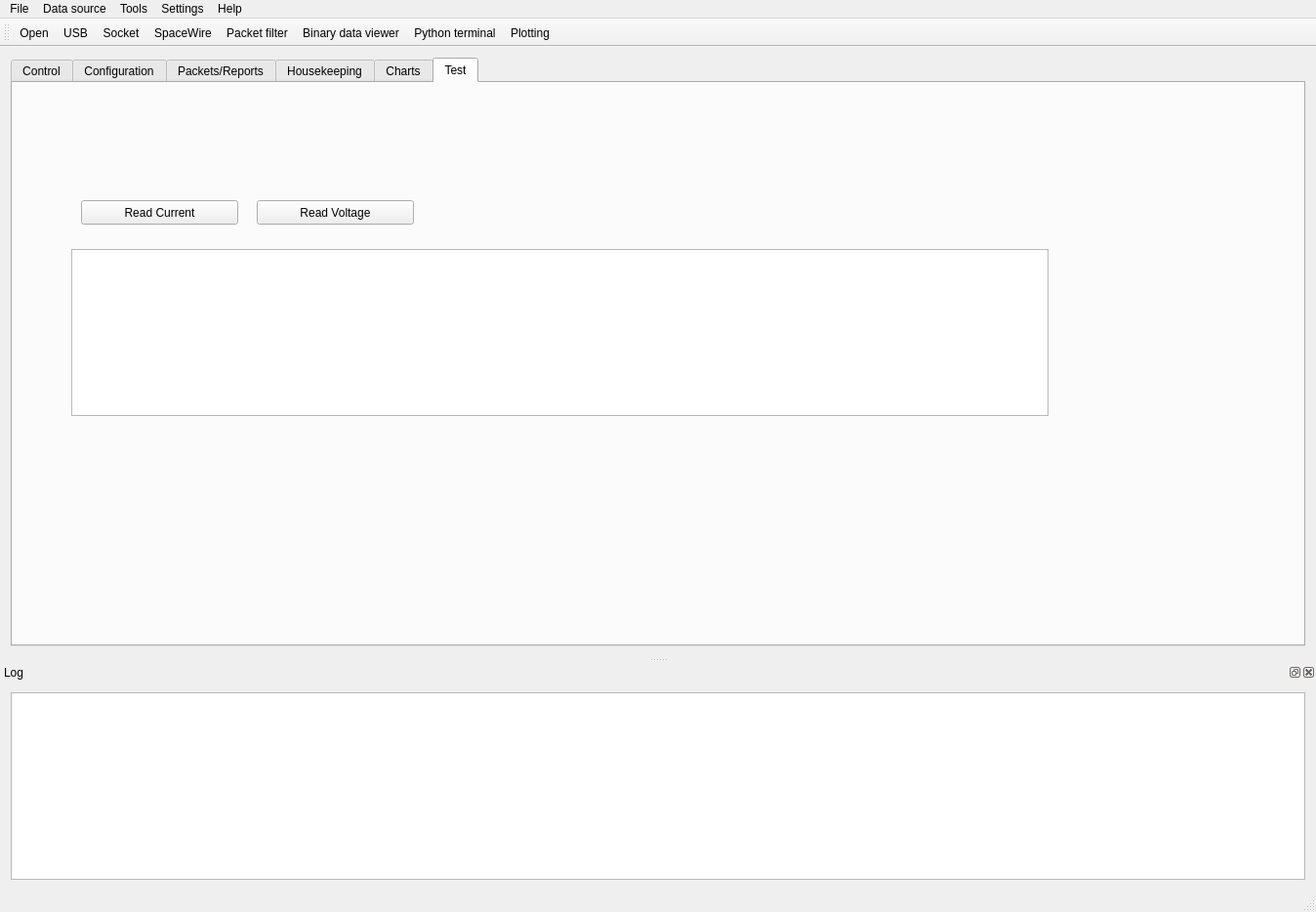
<?xml version="1.0" encoding="UTF-8"?>
<ui version="4.0">
 <class>MainWindow</class>
 <widget class="QMainWindow" name="MainWindow">
  <property name="geometry">
   <rect>
    <x>0</x>
    <y>0</y>
    <width>1348</width>
    <height>934</height>
   </rect>
  </property>
  <property name="windowTitle">
   <string>MainWindow</string>
  </property>
  <widget class="QWidget" name="centralWidget">
   <layout class="QVBoxLayout" name="verticalLayout">
    <item>
     <widget class="QTabWidget" name="Connection">
      <property name="currentIndex">
       <number>5</number>
      </property>
      <widget class="QWidget" name="tab">
       <attribute name="title">
        <string>Control</string>
       </attribute>
       <widget class="QWidget" name="">
        <property name="geometry">
         <rect>
          <x>20</x>
          <y>30</y>
          <width>521</width>
          <height>31</height>
         </rect>
        </property>
        <layout class="QHBoxLayout" name="horizontalLayout">
         <item>
          <widget class="QLabel" name="label">
           <property name="text">
            <string>Host</string>
           </property>
          </widget>
         </item>
         <item>
          <widget class="QLineEdit" name="host">
           <property name="text">
            <string>192.168.1.136</string>
           </property>
          </widget>
         </item>
         <item>
          <widget class="QLabel" name="label_2">
           <property name="text">
            <string>Port</string>
           </property>
          </widget>
         </item>
         <item>
          <widget class="QSpinBox" name="port">
           <property name="minimumSize">
            <size>
             <width>100</width>
             <height>0</height>
            </size>
           </property>
           <property name="maximum">
            <number>65535</number>
           </property>
          </widget>
         </item>
         <item>
          <widget class="QPushButton" name="connect">
           <property name="text">
            <string>connect</string>
           </property>
          </widget>
         </item>
        </layout>
       </widget>
      </widget>
      <widget class="QWidget" name="tab_3">
       <attribute name="title">
        <string>Configuration</string>
       </attribute>
      </widget>
      <widget class="QWidget" name="tab_6">
       <attribute name="title">
        <string>Packets/Reports</string>
       </attribute>
      </widget>
      <widget class="QWidget" name="tab_5">
       <attribute name="title">
        <string>Housekeeping</string>
       </attribute>
      </widget>
      <widget class="QWidget" name="tab_4">
       <attribute name="title">
        <string>Charts</string>
       </attribute>
      </widget>
      <widget class="QWidget" name="tab_2">
       <attribute name="title">
        <string>Test</string>
       </attribute>
       <widget class="QPlainTextEdit" name="testOutput">
        <property name="geometry">
         <rect>
          <x>60</x>
          <y>170</y>
          <width>1001</width>
          <height>171</height>
         </rect>
        </property>
       </widget>
       <widget class="QPushButton" name="readCurrent">
        <property name="geometry">
         <rect>
          <x>70</x>
          <y>120</y>
          <width>161</width>
          <height>25</height>
         </rect>
        </property>
        <property name="text">
         <string>Read Current</string>
        </property>
       </widget>
       <widget class="QPushButton" name="readVoltage">
        <property name="geometry">
         <rect>
          <x>250</x>
          <y>120</y>
          <width>161</width>
          <height>25</height>
         </rect>
        </property>
        <property name="text">
         <string>Read Voltage</string>
        </property>
       </widget>
      </widget>
     </widget>
    </item>
   </layout>
  </widget>
  <widget class="QMenuBar" name="menuBar">
   <property name="geometry">
    <rect>
     <x>0</x>
     <y>0</y>
     <width>1348</width>
     <height>22</height>
    </rect>
   </property>
   <widget class="QMenu" name="menuFile">
    <property name="title">
     <string>File</string>
    </property>
    <addaction name="actionOpen"/>
    <addaction name="actionSave"/>
    <addaction name="actionLoad_IDB"/>
    <addaction name="actionExit"/>
   </widget>
   <widget class="QMenu" name="menuData_source">
    <property name="title">
     <string>Data source</string>
    </property>
    <addaction name="actionUSB"/>
    <addaction name="actionSocket"/>
    <addaction name="actionSpaceWire"/>
   </widget>
   <widget class="QMenu" name="menuHelp">
    <property name="title">
     <string>Help</string>
    </property>
   </widget>
   <widget class="QMenu" name="menuTools">
    <property name="title">
     <string>Tools</string>
    </property>
    <addaction name="actionPacket_filter"/>
    <addaction name="actionBinary_data_viewer"/>
    <addaction name="actionPython_terminal"/>
    <addaction name="actionPlotting"/>
   </widget>
   <widget class="QMenu" name="menuSettings">
    <property name="title">
     <string>Settings</string>
    </property>
    <addaction name="actionIDB"/>
    <addaction name="actionData_path"/>
   </widget>
   <addaction name="menuFile"/>
   <addaction name="menuData_source"/>
   <addaction name="menuTools"/>
   <addaction name="menuSettings"/>
   <addaction name="menuHelp"/>
  </widget>
  <widget class="QToolBar" name="mainToolBar">
   <attribute name="toolBarArea">
    <enum>TopToolBarArea</enum>
   </attribute>
   <attribute name="toolBarBreak">
    <bool>false</bool>
   </attribute>
   <addaction name="actionOpen"/>
   <addaction name="actionUSB"/>
   <addaction name="actionSocket"/>
   <addaction name="actionSpaceWire"/>
   <addaction name="actionPacket_filter"/>
   <addaction name="actionBinary_data_viewer"/>
   <addaction name="actionPython_terminal"/>
   <addaction name="actionPlotting"/>
  </widget>
  <widget class="QStatusBar" name="statusBar"/>
  <widget class="QDockWidget" name="dockWidget">
   <property name="floating">
    <bool>false</bool>
   </property>
   <property name="windowTitle">
    <string>Log</string>
   </property>
   <attribute name="dockWidgetArea">
    <number>8</number>
   </attribute>
   <widget class="QWidget" name="dockWidgetContents">
    <layout class="QHBoxLayout" name="horizontalLayout_2">
     <item>
      <widget class="QListWidget" name="listWidget"/>
     </item>
    </layout>
   </widget>
  </widget>
  <action name="actionOpen">
   <property name="icon">
    <iconset>
     <normaloff>icons/fileopen.png</normaloff>icons/fileopen.png</iconset>
   </property>
   <property name="text">
    <string>Open</string>
   </property>
  </action>
  <action name="actionSave">
   <property name="text">
    <string>Save</string>
   </property>
  </action>
  <action name="actionExit">
   <property name="text">
    <string>Exit</string>
   </property>
  </action>
  <action name="actionUSB">
   <property name="icon">
    <iconset>
     <normaloff>icons/usb.png</normaloff>icons/usb.png</iconset>
   </property>
   <property name="text">
    <string>USB</string>
   </property>
  </action>
  <action name="actionLoad_IDB">
   <property name="text">
    <string>Load IDB</string>
   </property>
  </action>
  <action name="actionSocket">
   <property name="icon">
    <iconset>
     <normaloff>icons/link.svg</normaloff>icons/link.svg</iconset>
   </property>
   <property name="text">
    <string>Socket</string>
   </property>
  </action>
  <action name="actionSpaceWire">
   <property name="icon">
    <iconset>
     <normaloff>icons/socket.png</normaloff>icons/socket.png</iconset>
   </property>
   <property name="text">
    <string>SpaceWire</string>
   </property>
  </action>
  <action name="actionPacket_filter">
   <property name="icon">
    <iconset>
     <normaloff>icons/filter.svg</normaloff>icons/filter.svg</iconset>
   </property>
   <property name="text">
    <string>Packet filter</string>
   </property>
  </action>
  <action name="actionBinary_data_viewer">
   <property name="icon">
    <iconset>
     <normaloff>icons/binary.svg</normaloff>icons/binary.svg</iconset>
   </property>
   <property name="text">
    <string>Binary data viewer</string>
   </property>
  </action>
  <action name="actionPython_terminal">
   <property name="icon">
    <iconset>
     <normaloff>icons/plugin.svg</normaloff>icons/plugin.svg</iconset>
   </property>
   <property name="text">
    <string>Python terminal</string>
   </property>
  </action>
  <action name="actionIDB">
   <property name="text">
    <string>IDB</string>
   </property>
  </action>
  <action name="actionData_path">
   <property name="text">
    <string>Data path</string>
   </property>
  </action>
  <action name="actionPlotting">
   <property name="icon">
    <iconset>
     <normaloff>icons/graph.svg</normaloff>icons/graph.svg</iconset>
   </property>
   <property name="text">
    <string>Plotting</string>
   </property>
  </action>
 </widget>
 <layoutdefault spacing="6" margin="11"/>
 <resources/>
 <connections/>
</ui>
